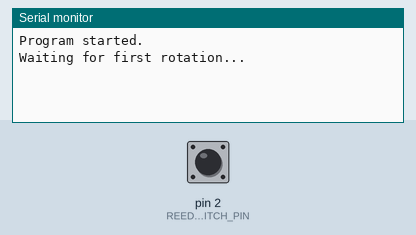
The sketch below on a simulated Arduino Uno, built with avr-gcc and run on an emulated ATmega328P. Shown: the last lines printed to the serial monitor. The test bench sets the inputs (shaded band); at power-on: pin 2 (REEDSWITCH_PIN) HIGH.

Above: at 1.2 s.
1.3 s: pin 2 (REEDSWITCH_PIN) pulsed LOW 2 times (0.12 s each, 0.3 s apart)
At 2.8 s:
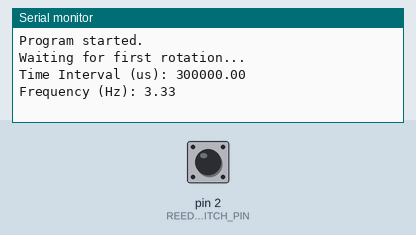
3.5 s: pin 2 (REEDSWITCH_PIN) pulled LOW for 0.15 s
At 4.8 s:
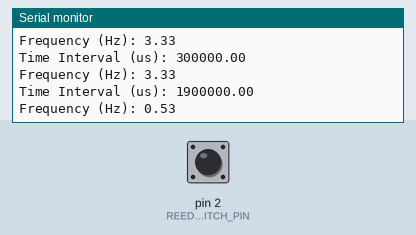
5.1 s: pin 2 (REEDSWITCH_PIN) pulled LOW for 1 s
At 6.8 s:
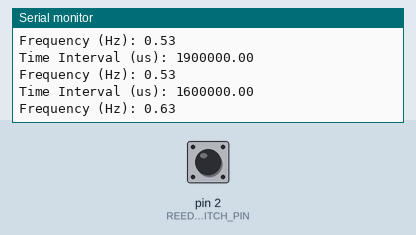
7.6 s: pin 2 (REEDSWITCH_PIN) pulled LOW for 0.15 s
At 8.8 s:
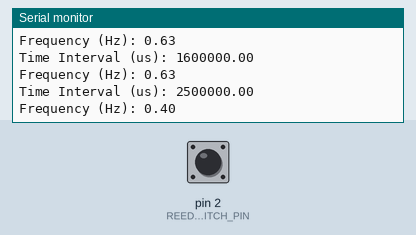
Timing chart, 0 to 10.2 s (numbered marks = the images above; inputs shaded):
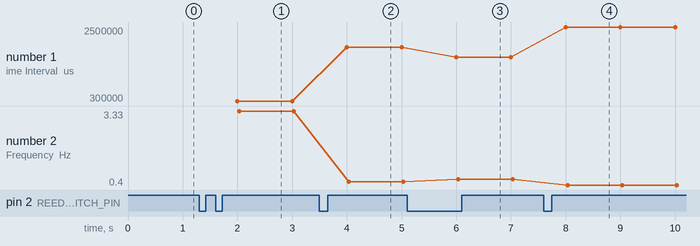

The sketch:

static_bike_computer.ino
```cpp
// Pin connected to the reed switch
#define BUTTON_PIN 3
#define REEDSWITCH_PIN 2


// Variables to track time and rotations
volatile unsigned long overflowCount = 0; // Count of timer overflows
volatile unsigned long lastTimerValue = 0; // Last Timer1 value
volatile unsigned long timeInterval = 0;  // Time interval between rotations in timer ticks
// Global debounce variables
volatile unsigned long lastDebounceTime = 0; // Last time the ISR was triggered
const unsigned long debounceDelay = 10;     // Debounce delay in milliseconds


void setup() {
  cli(); // Disable global interrupts during setup

  // Set up the reed switch pin
  pinMode(REEDSWITCH_PIN, INPUT_PULLUP);
  //configure button pin
  pinMode(BUTTON_PIN, INPUT);

  // Configure Timer1
  TCCR1A = 0; // Normal mode
  TCCR1B = (1 << CS11); // Prescaler set to 8 (1 tick = 0.5 us on 16 MHz Arduino)
  TCNT1 = 0; // Initialize Timer1 counter

  // Enable Timer1 overflow interrupt
  TIMSK1 = (1 << TOIE1);

  // Attach an interrupt to detect the reed switch signal
  attachInterrupt(digitalPinToInterrupt(REEDSWITCH_PIN), measureTime, FALLING);

  // Enable global interrupts
  sei();

  // Serial communication for monitoring
  Serial.begin(9600);
  Serial.println("Program started.");

}

void loop() {
  // Print the measured time interval and calculate frequency
  static unsigned long lastPrintTime = 0;
  unsigned long currentTime = millis();

  if (currentTime - lastPrintTime >= 1000) { // Print every second
    lastPrintTime = currentTime;

    // Safely read the time interval value
    noInterrupts();
    unsigned long intervalCopy = timeInterval; // Get a safe copy of the interval
    interrupts();

    if (intervalCopy > 0) {
      float intervalMicroseconds = intervalCopy * 0.5; // Convert ticks to microseconds
      float frequency = 1.0 / (intervalMicroseconds / 1000000.0); // Frequency in Hz
      Serial.print("Time Interval (us): ");
      Serial.println(intervalMicroseconds);
      Serial.print("Frequency (Hz): ");
      Serial.println(frequency);
    } else {
      Serial.println("Waiting for first rotation...");
    }
  }
}

void measureTime() {
  unsigned long currentTime = millis(); // Get the current time

  // Check if the interrupt is triggered within the debounce delay
  if (currentTime - lastDebounceTime > debounceDelay) {
    unsigned long currentTimerValue = TCNT1;  // Read the current Timer1 value
    unsigned long overflows = overflowCount; // Read the overflow count

    // Calculate the full timer value, including overflows
    unsigned long fullTimerValue = (overflows << 16) + currentTimerValue;

    if (lastTimerValue > 0) { // Skip the first measurement
      timeInterval = fullTimerValue - lastTimerValue; // Calculate time interval (ticks)
    }
    lastTimerValue = fullTimerValue; // Update the last timer value

    // Update the last debounce time
    lastDebounceTime = currentTime;
  }
}


// Timer1 Overflow Interrupt Service Routine
ISR(TIMER1_OVF_vect) {
  overflowCount++;
}
```

Measured:
- after the input at 1.3 s, the serial monitor: prints a new line after 0.70 s (image 1)
- after the input at 3.5 s, the serial monitor: prints a new line after 0.50 s (image 2)
- after the input at 5.1 s, the serial monitor: prints a new line after 0.90 s (image 3)
- after the input at 7.6 s, the serial monitor: prints a new line after 0.40 s (image 4)
- plotted number 1: 300000 → 1900000 after the input at 3.5 s, 1900000 → 1600000 after the input at 5.1 s, 1600000 → 2500000 after the input at 7.6 s
- plotted number 2: 3.33 → 0.53 after the input at 3.5 s, 0.53 → 0.63 after the input at 5.1 s, 0.63 → 0.4 after the input at 7.6 s
